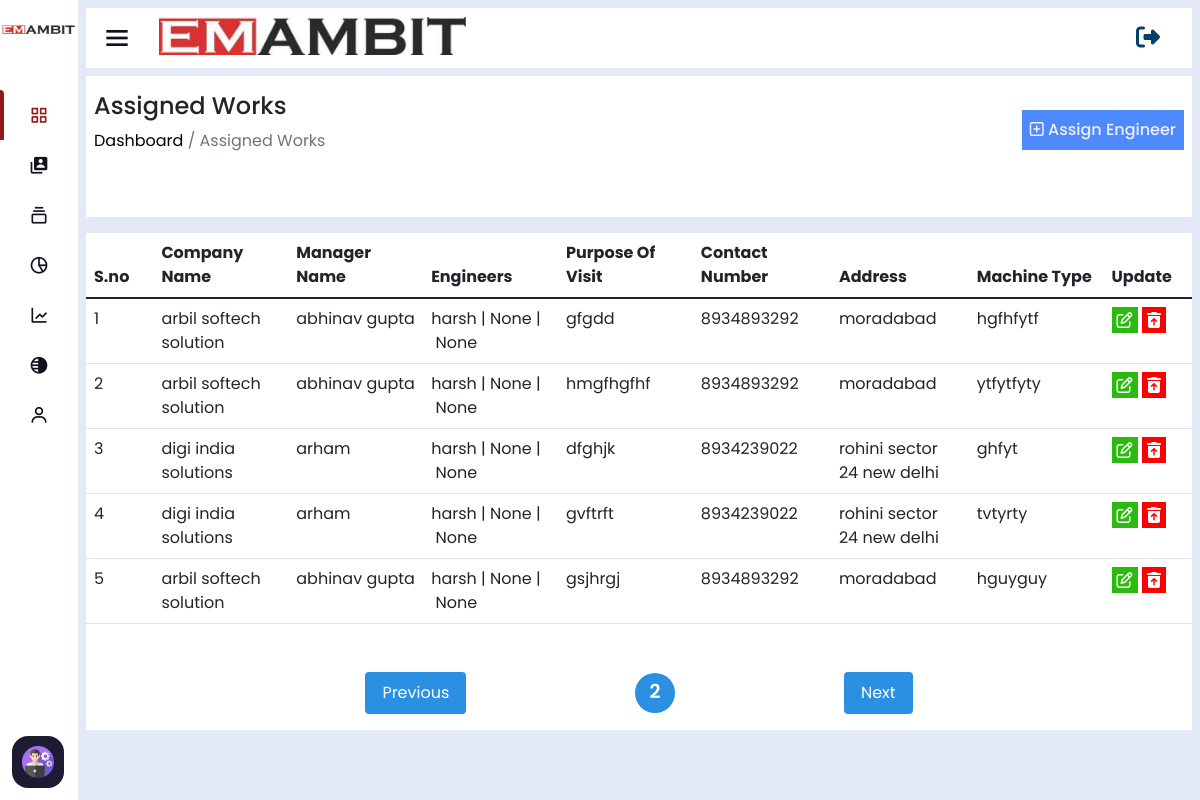
Page /assigned-works/?page=2 (signed in) on the committed database.
### home/models.py (models this page shows, shortened)
class AssignEngineer(models.Model):
    company_name=models.ForeignKey(ClientCompanyInfo,on_delete=models.CASCADE)
    manager_name=models.ForeignKey(CustomUser,on_delete=models.CASCADE,related_name='manager_assignments',default=None)
    engineer_one=models.ForeignKey(CustomUser,on_delete=models.CASCADE, null=True,blank=True,related_name='engineer_one_assignments')
    engineer_two=models.ForeignKey(CustomUser,on_delete=models.CASCADE,null=True,blank=True, related_name='engineer_two_assignments')
    engineer_three=models.ForeignKey(CustomUser,on_delete=models.CASCADE,null=True,blank=True, related_name='engineer_three_assignments')
    visit_purpose=models.CharField(max_length=254)
    machine_type=models.CharField(max_length=254)
    leave_date=models.CharField(max_length=254)
    reach_date=models.CharField(max_length=254)
    travel_by=models.ForeignKey(AddTravelBy,on_delete=models.CASCADE)
    timestampt=models.DateTimeField(auto_now_add=True,null=True,blank=True)
    ending_date=models.CharField(max_length=100,null=True,blank=True,default='Work on Progress')
    work_status=models.CharField(max_length=100,blank=True,null=True,default='Doing')
    project_link=models.CharField(max_length=1000,null=True,blank=True)
    download_link=models.CharField(max_length=254,null=True,blank=True)
    equipment = models.TextField(max_length=1000,null=True,blank=True)

class ClientCompanyInfo(models.Model):
    company_name=models.CharField(max_length=200)
    company_phone=models.CharField(max_length=20)
    contact_person=models.CharField(max_length=250)
    company_email=models.CharField(max_length=254)
    company_gst=models.CharField(max_length=50)
    company_address=models.CharField(max_length=254)
    timestampt=models.DateTimeField(auto_now_add=True,null=True,blank=True)
    def __str__(self) -> str:
        return self.company_name

class CustomUser(AbstractUser):
    username = None
    email = models.EmailField(unique=True)
    user_phone = models.CharField(max_length=50,unique=True)
    user_address=models.CharField(max_length=50)
    user_gender=models.CharField(max_length=50)
    user_status=models.CharField(max_length=100,null=True,blank=True,default='Engineer')
    total_cost=models.IntegerField(default=0,null=True,blank=True)
    visible_password=models.CharField(max_length=254,null=True,blank=True)
    attendance_status=models.CharField(max_length=250,null=True,blank=True,default="A")
    USERNAME_FIELD = 'email'
    REQUIRED_FIELDS = []
    def __str__(self) -> str:
        return self.first_name + self.last_name
    objects = CustomUserManager()

### home/views.py (the view)
# urls.py: path('assigned-works/',assignedWork_view),
@login_required(login_url='/login')
def assignedWork_view(request):
    assigned_data=AssignEngineer.objects.all().order_by('-id')
    companydata=ClientCompanyInfo.objects.all().order_by('-id')
    p = Paginator(assigned_data, 5)
    page_number = request.GET.get('page')
    try:
        page_obj = p.get_page(page_number)
    except PageNotAnInteger:
        page_obj = p.page(1)
    except EmptyPage:
        page_obj = p.page(p.num_pages)
    return render(request,'assigned-works.html',{'assigned_data':page_obj})

### home/templates/assigned-works.html (shortened to what this page needs)
<!DOCTYPE html>
<html lang="en" dir="ltr">
<head>
  {% include 'header-links.html' %}
</head>
<body>
  {% include 'header.html' %}
  {% if user.is_authenticated and user.is_superuser %}
  <section class="nav-section">
    {% include 'subtitle.html' %}
    <div class="breadcum">
        <div class="flex">
            <div>
                <h2>Assigned Works</h2>
                <p> <a href="/">  Dashboard</a> / Assigned Works</p>
            </div>
            <div class="assign-engineer-btn p-2">
                <a href="/assign-engineer"><i class="fa-regular fa-square-plus"></i> Assign Engineer</a>
            </div>
        </div>
    </div>
    <div class="assigned-works-table editable-table overflow-auto" style="background: white;">
        <div class="row">
            <div class="col-md-12">
                <table class="table large-table">
                    <thead>
                      <tr>
                        <th scope="col">S.no</th>
                        <th scope="col">Company Name</th>
                        <th scope="col">Manager Name</th>
                        <th scope="col">Engineers</th>
                        <th scope="col">Purpose Of Visit</th>
                        <th scope="col">Contact Number</th>
                        <th scope="col">Address</th>
                        <th scope="col">Machine Type</th>
                        <th scope="col">Update</th>
                      </tr>
                    </thead>
                    <tbody>
                      {% for i in assigned_data %}
                      <tr>
                        <td>{{forloop.counter}}</td>
                        <td>{{i.company_name}}</td>
                        <td>{{i.manager_name}}</td>
                        <td>{{i.engineer_one}}&nbsp;|&nbsp;{{i.engineer_two}}&nbsp;|&nbsp;{{i.engineer_three}}</td>
                        <td>{{i.visit_purpose}}</td>
                        <td>{{i.company_name.company_phone}} </td>
                        <td>{{i.company_name.company_address}}</td>
                        <td>{{i.machine_type}}</td>
                        <td>
                            <a href="/update-assigned-work/{{i.id}}"><i class="fa-regular fa-pen-to-square"></i></a>
                            <a href="/delete-assigned-work/{{i.id}}"><i class="fa-solid fa-trash-can-arrow-up"></i></a>
                        </td>
                      </tr>
                      {% endfor %}
                    </tbody>
                </table>
                <div class="pagination">
                  {%if assigned_data.has_previous %}
                      <a class="btn prev" href="?page={{assigned_data.previous_page_number}}">Previous</a>
                  {% endif %}
                  <span class="num" >{{assigned_data.number}}</span>
                  {%if assigned_data.has_next %}
                      <a class="btn next" href="?page={{assigned_data.next_page_number}}">Next</a>
                  {% endif %}
                </div>
            </div>
        </div>
    </div>
  </section>
  {% else %}
  <script>
      window.location.href='/page-note-found'
  </script>
  {% endif %}
</body>
</html>

### home/static/assets/css/sidebar.css (style rules this page uses)
* { margin: 0; padding: 0; box-sizing: border-box; font-family: 'Poppins', sans-serif; }
.nav-section { position: relative; background: #E4E9F7; min-height: 100vh; left: 260px; width: calc(100% - 260px); transition: all 0.5s ease; }
.sidebar.close~.nav-section { left: 78px; width: calc(100% - 78px); }

### home/static/assets/css/style.css (style rules this page uses)
* { margin: 0; padding: 0; box-sizing: border-box; font-family: "Poppins" , sans-serif; text-decoration: none; }
a { text-decoration: none !important; }
:root { --main-bg : #E4E9F7; --light-white: #f0f0f0; --light-white-p: #6c757d; --color-anchor: #0d6efd; --color-blue: #4d8aff; --color-dark-blue: #004269; --color-blu : #4387c0; --color-blue-light : #00AAA9; --color-orange : orange; --color-green : rgb(44, 185, 16); }
.flex { display: flex; align-items: center; justify-content: space-between; margin-bottom: 2rem; }
.breadcum { background: white; padding: 1rem 0.5rem; margin-bottom: 1rem; }
.breadcum h2 { font-size: 1.5rem; }
.breadcum p { color: var(--light-white-p); }
.breadcum a { color: black; }
table { width: 100%; }
.assign-engineer-btn { background: var(--color-blue); display: inline-block; }
.assign-engineer-btn a { color: var(--light-white); font-weight: 500; }
.editable-table td .fa-pen-to-square { background: var(--color-green); color: white; padding: 5px; }
.editable-table td .fa-trash-can-arrow-up { background: red; color: white; padding: 5px; }
td .fa-trash-can-arrow-up { background: red; color: white; padding: 5px; }
.assigned-works-table tr th { width: 10%; }
.assigned-works-table tr th:first-child, .assigned-works-table tr th:last-child { width: 5%; }
.large-table { min-width: 850px; }
.nav-section { padding: 0.5rem !important; }
.pagination { padding: 1rem 0; display: flex; align-items: center; justify-content: space-evenly; width: 80%; margin: auto; margin-top: 2rem; background: rgba(255, 255, 255, 0.353); border-radius: 10px; }
.pagination .btn { padding: 0.5rem 1rem; color: white; background: var(--color-blue-light); background: rgb(43, 144, 226); }
.pagination .num { padding: 0.2rem 0.5rem; font-size: 1.2rem; font-weight: 600; background: rgb(43, 144, 226); color: white; height: 40px; width: 40px; border-radius: 50%; display: flex; align-items: center; justify-content: center; }

### rows in the picture
AssignEngineer: company_name "arbil softech solution", manager_name "abhinav gupta", engineer_one "harsh", engineer_two "None", engineer_three "None", visit_purpose "gfgdd", company_name.company_phone "8934893292", company_name.company_address "moradabad", machine_type "hgfhfytf"
AssignEngineer: company_name "arbil softech solution", manager_name "abhinav gupta", engineer_one "harsh", engineer_two "None", engineer_three "None", visit_purpose "hmgfhgfhf", company_name.company_phone "8934893292", company_name.company_address "moradabad", machine_type "ytfytfyty"
AssignEngineer: company_name "digi india solutions", manager_name "arham", engineer_one "harsh", engineer_two "None", engineer_three "None", visit_purpose "dfghjk", company_name.company_phone "8934239022", company_name.company_address "rohini sector 24 new delhi", machine_type "ghfyt"
AssignEngineer: company_name "digi india solutions", manager_name "arham", engineer_one "harsh", engineer_two "None", engineer_three "None", visit_purpose "gvftrft", company_name.company_phone "8934239022", company_name.company_address "rohini sector 24 new delhi", machine_type "tvtyrty"
AssignEngineer: company_name "arbil softech solution", manager_name "abhinav gupta", engineer_one "harsh", engineer_two "None", engineer_three "None", visit_purpose "gsjhrgj", company_name.company_phone "8934893292", company_name.company_address "moradabad", machine_type "hguyguy"

### other values in the picture
{{ assigned_data.number }} "2"
